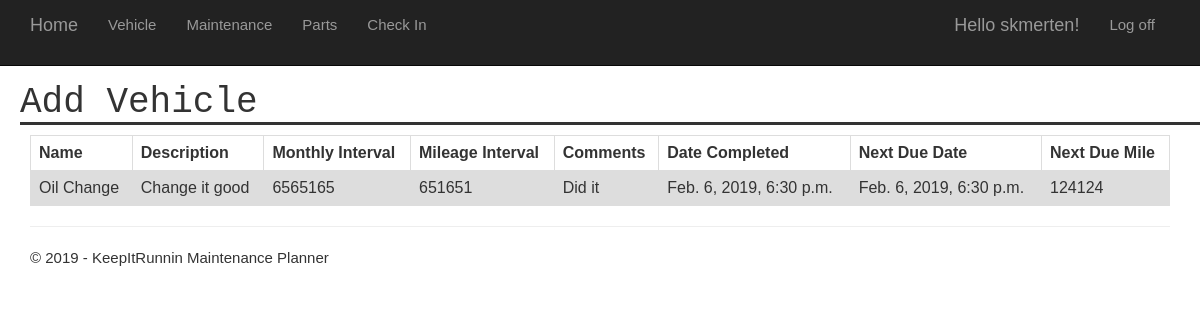
Page /maintenance/history/ (signed in) on the earlier database version.
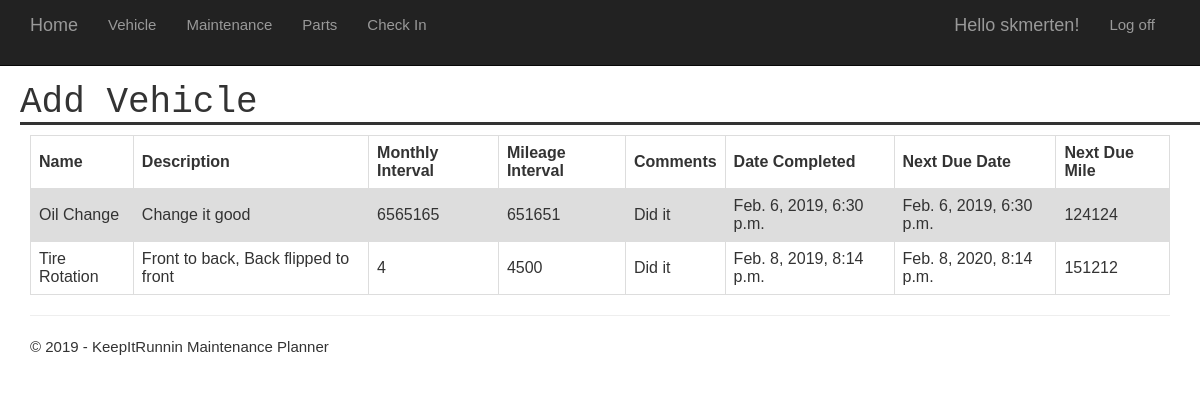
Same page on the later database version.
### app/models.py (models this page shows, shortened)
class Maintenance_History(models.Model):
    maintenance = models.ForeignKey(Maintenance, on_delete=models.CASCADE)
    comments = models.CharField(max_length=250)
    date_completed = models.DateTimeField()
    current_mileage = models.IntegerField(max_length=None)
    next_due_date = models.DateTimeField()
    next_due_mile = models.IntegerField(max_length=None)
    completed = models.IntegerField(max_length=None)

class Maintenance(models.Model):
    vehicle = models.ForeignKey(Vehicle, on_delete=models.CASCADE)
    name = models.CharField(max_length=100)
    description = models.CharField(max_length=100,null=True)
    months = models.IntegerField(max_length=None)
    miles = models.IntegerField(max_length=None)
    materials = models.CharField(max_length=250,null=True)
    comments = models.CharField(max_length=250,null=True)

### app/views.py (the view)
# urls.py: path('maintenance/history/', app.views.viewMaintHist, name='viewMaintHist'),
@login_required(login_url='/login')
def viewMaintHist(request):
    assert isinstance(request, HttpRequest)
    return render(
        request,
        'app/viewMaintHist.html',
        {
            'title':'Add Vehicle',
            'year':datetime.now().year,
            'maintenanceHistory': Maintenance_History.objects.filter(maintenance__vehicle__user=request.user)
        }
    )

### app/templates/app/viewMaintHist.html (shortened to what this page needs)
{% extends "app/layout.html" %}
{% block content %}
<div>
    <table id="schedulMaint2">
      <tr>
        <th>Name</th>
        <th>Description</th>
        <th>Monthly Interval</th>
	    <th>Mileage Interval</th>
	    <th>Comments</th>
	    <th>Date Completed</th>
	    <th>Next Due Date</th>
	    <th>Next Due Mile</th>
      </tr>
        {% for each in maintenanceHistory %}
	        <tr>
            <td>{{each.maintenance.name}}</td>
            <td>{{each.maintenance.description}}</td>
            <td>{{each.maintenance.months}}</td>
            <td>{{each.maintenance.miles}}</td>
            <td>{{each.comments}}</td>
            <td>{{each.date_completed}}</td>
            <td>{{each.next_due_date}}</td>
            <td>{{each.next_due_mile}}</td>
	        </tr>
        {% endfor %}
    </table>
</div>
{% endblock %}

### app/templates/app/layout.html (shortened to what this page needs)
﻿<!DOCTYPE html>
<html>
<head>
    {% load staticfiles %}
    <link rel="stylesheet" type="text/css" href="{% static 'app/content/bootstrap.min.css' %}" />
    <link rel="stylesheet" type="text/css" href="{% static 'app/content/site.css' %}" />
    <link rel="stylesheet" type="text/css" href="{% static 'app/content/w3.css' %}" />
    <link rel="stylesheet" type="text/css" href="{% static 'app/content/forms.css' %}" />
</head>
<body>
    <div class="navbar navbar-inverse navbar-fixed-top">
        <div class="container">
            <div class="navbar-header">
                <a href="{% url 'home' %}" class="navbar-brand">Home</a>
            </div>
            <div class="navbar-collapse collapse">
                <ul class="nav navbar-nav">
                    <li><a href="{% url 'vehicleHome' %}">Vehicle</a></li>
                    <li><a href="{% url 'maintenanceHome' %}">Maintenance</a></li>
                    <li><a href="{% url 'partHome' %}">Parts</a></li>
                    <li><a href="{% url 'checkIn' %}">Check In</a></li>
                </ul>
                {% include 'app/loginpartial.html' %}
            </div>
        </div>
    </div>
    <h2 class="h1" style="text-align:left;margin-left: 20px">{{ title }}</h2>
    <div class="container body-content">
{% block content %}{% endblock %}
        <hr/>
        <footer>
            <p>&copy; {{ year }} - KeepItRunnin Maintenance Planner</p>
        </footer>
    </div>
</body>
</html>

### app/templates/app/loginpartial.html (shortened to what this page needs)
{% if user.is_authenticated %}
<form id="logoutForm" action="/logout" method="post" class="navbar-right">
    <ul class="nav navbar-nav navbar-right">
        <li><span class="navbar-brand">Hello {{ user.username }}!</span></li>
        <li><a href="javascript:document.getElementById('logoutForm').submit()">Log off</a></li>
    </ul>
</form>
{% else %}
<ul class="nav navbar-nav navbar-right">
    <li><a href="{% url 'login' %}">Log in</a></li>
</ul>
{% endif %}

### app/static/app/content/site.css (style rules this page uses)
body { padding-top: 50px; padding-bottom: 30px; }
.h1 { border-bottom-style: solid; font-family: "Courier New", Courier, monospace; }
.body-content { padding-left: 15px; padding-right: 15px; }

### app/static/app/content/w3.css (style rules this page uses)
html { box-sizing:border-box }
*,*:before,*:after { box-sizing:inherit }
html { -ms-text-size-adjust:100%;-webkit-text-size-adjust:100% }
body { margin:0 }
article,aside,details,figcaption,figure,footer,header,main,menu,nav,section,summary { display:block }
a { background-color:transparent;-webkit-text-decoration-skip:objects }
hr { box-sizing:content-box;height:0;overflow:visible }
html,body { font-family:Verdana,sans-serif;font-size:15px;line-height:1.5 }
html { overflow-x:hidden }
h2 { font-size:30px }
h1,h2,h3,h4,h5,h6 { font-family:"Segoe UI",Arial,sans-serif;font-weight:400;margin:10px 0 }
hr { border:0;border-top:1px solid #eee;margin:20px 0 }
a { color:inherit }

### app/static/app/content/forms.css (style rules this page uses)
table { font-family: arial, sans-serif; border-collapse: collapse; width: 100%; }
td, th { border: 1px solid #dddddd; text-align: left; padding: 8px; }
tr:nth-child(even) { background-color: #f1f1f1; }

### app/templates/app/viewMaintHist.html (style rules this page uses)
table { font-family: arial, sans-serif; border-collapse: collapse; width: 100%; }
td, th { border: 1px solid #dddddd; text-align: left; padding: 8px; }
tr:nth-child(even) { background-color: #dddddd; }

Differences in the rows shown:
added Maintenance_History: maintenance.name "Tire Rotation", maintenance.description "Front to back, Back flipped to front", maintenance.months "4", maintenance.miles "4500", comments "Did it", date_completed "Feb. 8, 2019, 8:14 p.m.", next_due_date "Feb. 8, 2020, 8:14 p.m.", next_due_mile "151212"
